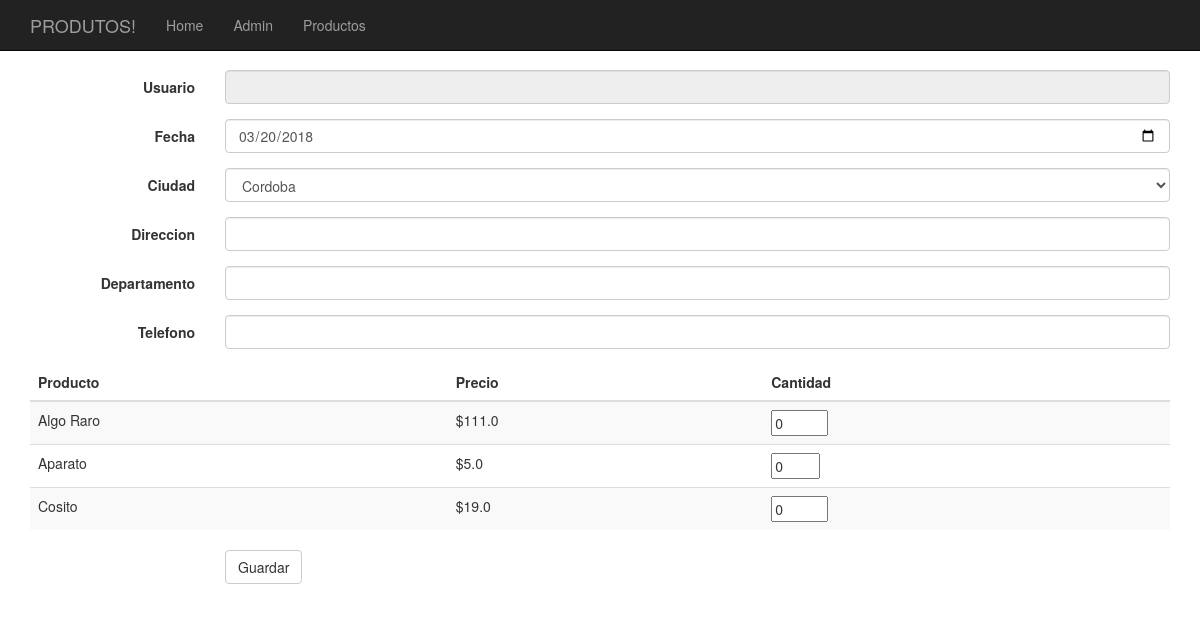
/productos/, run on the app's committed database.
### productos/models.py (models this page shows, shortened)
class Producto(models.Model):
    MATERIALES = (
        ('Pl', 'Plastico'),
        ('Ma', 'Madera'),
        ('Cr', 'Cristal'),
        ('Cu', 'Cuero'),
    )
    COLORES = (
        ('N', 'Negro'),
        ('B', 'Blanco'),
        ('R', 'Rojo'),
        ('V', 'Verde'),
        ('A', 'Azul'),
    )
    producto_id 	= models.AutoField(primary_key=True)
    categoria_id 	= models.ForeignKey(Categoria, on_delete=models.CASCADE)
    nombre 			= models.CharField(max_length=30)
    descripcion 	= models.CharField(max_length=100)
    precio	 		= models.FloatField(default=0)
    stock			= models.IntegerField(default=0)
    material		= models.CharField(max_length=2, choices=MATERIALES)
    color 			= models.CharField(max_length=1, choices=COLORES)
    largo			= models.IntegerField(default=0)
    ancho 			= models.IntegerField(default=0)
    alto 			= models.IntegerField(default=0)

### productos/views.py (the view)
# urls.py: path('', views.index, name='index'),
def index(request):
	if request.POST:
		user = request.user
		date = request.POST.get("date", "")
		city = request.POST.get("city", "")
		addr = request.POST.get("addr", "")
		apt = request.POST.get("apt", "")
		tel = request.POST.get("tel", "")
		compra = Compra(usuario_id=user, fecha=date, ciudad=city, direccion=addr, departamento=apt, telefono=tel)
		compra.save()
		prods = json.loads(request.POST.get("productos", ""))
		for p_id, p_cant in prods.items():
			prod = Producto.objects.get(producto_id=p_id)
			compraDet = DetalleCompra(producto_id=prod, compra_id=compra, cantidad=p_cant, subtotal=(float(prod.precio) * float(p_cant)))
			compraDet.save()
		context 	= {'compra': compra, 'prods': prods}
		return render(request, 'productos/abc.html', context)
	else:
		usuario 	= request.user
		productos 	= Producto.objects.order_by('nombre')
		ciudades 	= Compra.CIUDADES
		context 	= {'productos': productos, 'ciudades': ciudades}
		return render(request, 'productos/abc.html', context)

### productos/templates/productos/abc.html (shortened to what this page needs)
<!DOCTYPE html>
<html lang="en">
  <head>
	<link rel="stylesheet" href="https://maxcdn.bootstrapcdn.com/bootstrap/3.3.7/css/bootstrap.min.css">
  </head>
  <body>
<nav class="navbar navbar-inverse navbar-fixed-top">
      <div class="container">
        <div class="navbar-header">
          <a class="navbar-brand" href="#">PRODUTOS!</a>
        </div>
        <div id="navbar" class="collapse navbar-collapse">
          <ul class="nav navbar-nav">
            <li><a href="../">Home</a></li>
            <li><a href="../admin">Admin</a></li>
            <li><a href=".">Productos</a></li>
          </ul>
        </div>
      </div>
    </nav>
    <div class="container">
<br>
{% if compra %}
<div class="alert alert-success" role="alert">Compra #{{ compra.compra_id }} {{ prods }} guardada!!!! <a href=".">Continuar...</a></div>
{% else %}
<form class="form-horizontal" method="post">{% csrf_token %}
  <div class="form-group">
    <label for="user" class="col-sm-2 control-label">Usuario</label>
    <div class="col-sm-10">
      <input type="text" class="form-control" id="user" name="user" value="{{request.user.username }}" disabled>
    </div>
  </div>
  <div class="form-group">
    <label for="date" class="col-sm-2 control-label">Fecha</label>
    <div class="col-sm-10">
      <input type="date" class="form-control" id="date" name="date" value="{% now "Y-m-d" %}">
    </div>
  </div>
  <div class="form-group">
    <label for="city" class="col-sm-2 control-label">Ciudad</label>
    <div class="col-sm-10">
      <select class="form-control" id="city" name="city">
        {% for id, value in ciudades %}
            <option value="{{ id }}">{{ value }}</option>
        {% endfor %}
      </select>
    </div>
  </div>
  <div class="form-group">
    <label for="addr" class="col-sm-2 control-label">Direccion</label>
    <div class="col-sm-10">
      <input type="text" class="form-control" id="addr" name="addr" placeholder="">
    </div>
  </div>
  <div class="form-group">
    <label for="apt" class="col-sm-2 control-label">Departamento</label>
    <div class="col-sm-10">
      <input type="text" class="form-control" id="apt" name="apt" placeholder="">
    </div>
  </div>
  <div class="form-group">
    <label for="tel" class="col-sm-2 control-label">Telefono</label>
    <div class="col-sm-10">
      <input type="text" class="form-control" id="tel" name="tel" placeholder="">
    </div>
  </div>
{% if productos %}
    <table class="table table-striped">
      <thead><th>Producto</th><th>Precio</th><th>Cantidad</th></thead>
    {% for producto in productos %}
        <tr><td>{{ producto.nombre }}</td><td>${{ producto.precio }}</td><td><input class="prod_cant" type="number" id="cant[{{ producto.producto_id }}]" name="cant[{{ producto.producto_id }}]" min="0" max="{{ producto.stock }}" value="0"></td></tr>
    {% endfor %}
    </table>
{% else %}
    <p>No hay productos disponibles.</p>
{% endif %}
  <div class="form-group">
    <div class="col-sm-offset-2 col-sm-10">
      <button type="submit" class="btn btn-default">Guardar</button>
    </div>
  </div>
</form>
{% endif %}
    </div>
  </body>
</html>

### productos/templates/productos/abc.html (style rules this page uses)
body { padding-top: 50px; }

### data on the page
Producto: nombre "Algo Raro", precio "111.0"
Producto: nombre "Aparato", precio "5.0"
Producto: nombre "Cosito", precio "19.0"

### other printed values
form field city "Cordoba"
